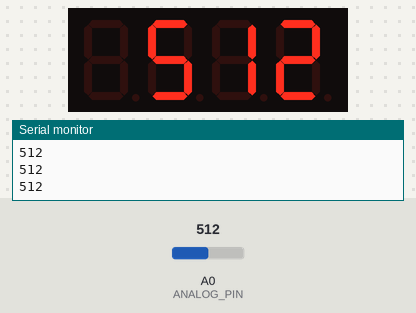
The sketch below on a simulated Arduino Uno, built with avr-gcc and run on an emulated ATmega328P. On the bench: 4-digit seven-segment display, the last lines printed to the serial monitor. Inputs (shaded band) come from the test bench; at power-on: A0 (ANALOG_PIN) = 512.

Above: at 1.2 s.
1.3 s: A0 (ANALOG_PIN) set to 716
At 1.9 s:
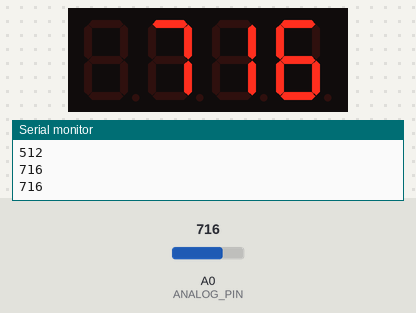
2.9 s: A0 (ANALOG_PIN) set to 900
At 4.3 s:
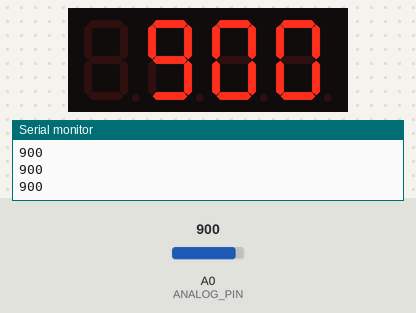
4.6 s: A0 (ANALOG_PIN) set to 1023
At 5.9 s:
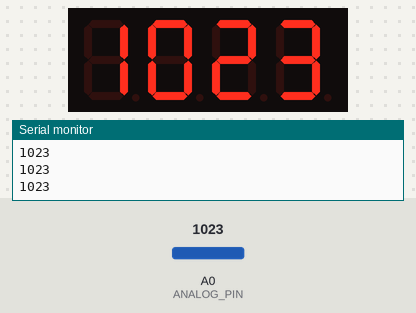
Timing chart, 0 to 7.6 s (numbered marks = the images above; inputs shaded):
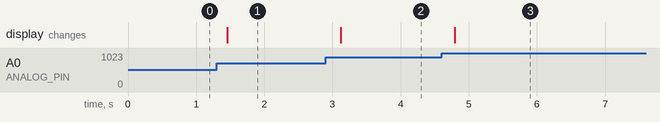

The sketch:

4_digit_led_test.ino
```cpp
// Test 4-digit LED by printing value from analog pin

/*
  Status: stable
  Last mod.: 2020-03-02
*/

#include <TM1637Display.h>

const uint8_t
  INPUT_PIN = A4,
  CLOCK_PIN = A5,

  ANALOG_PIN = A0;

const uint16_t
  MEASUREMENT_DELAY_MS = 217;

TM1637Display display(CLOCK_PIN, INPUT_PIN);

void setup() {
  Serial.begin(9600);
  display.setBrightness(0x0F);
}

void loop() {
  uint16_t value = analogRead(ANALOG_PIN);
  display.showNumberDec(value, false);
  Serial.println(value);
  delay(MEASUREMENT_DELAY_MS);
}
```

Measured:
- after the input at 1.3 s, the display: changes after 0.15 s (image 1)
- after the input at 2.9 s, the display: changes after 0.22 s (image 2)
- after the input at 4.6 s, the display: changes after 0.19 s (image 3)
